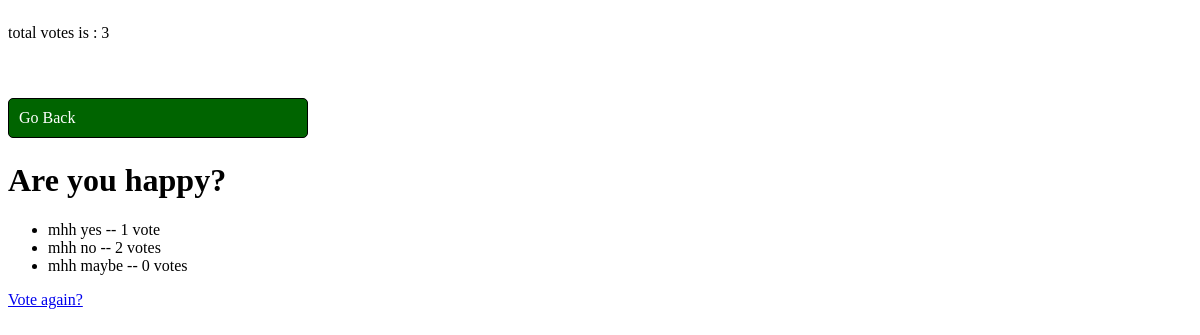
The page /polls/2/results/ on the database as committed earlier.
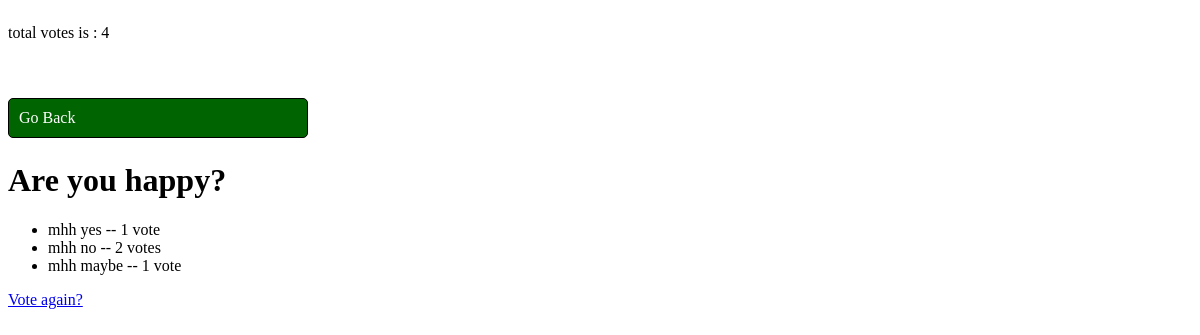
The same page on the database as committed later.
### polls/models.py (models this page shows, shortened)
class Choice(models.Model):
    question = models.ForeignKey(Question, on_delete=models.CASCADE)
    choice_text = models.CharField(max_length=200)
    votes = models.IntegerField(default=0)

### polls/views.py (the view)
# urls.py: path('<int:question_id>/results/', views.results, name='results'),
def results(request, question_id):
    question = get_object_or_404(Question, pk=question_id)
    choice = Choice.objects.filter(question_id=question_id)
    total_votes = choice.aggregate(Sum('votes'))
    template = 'polls/results.html'
    context = {
        'question_id': question_id,
        'total_votes': total_votes,
        'choice': choice,
        'question': question
    }
    return render(request, template, context)

### polls/templates/polls/results.html
{% if total_votes %}
    <div style="width: 300px; display:grid;">
        <p>total votes is : {{ total_votes.votes__sum }}</p>
        <a href="{% url 'polls:detail' question_id %}" style="border: 1px solid black; padding: 10px; margin-top: 40px; margin-bottom: 3px; border-radius: 5px; text-decoration: none; color:white; background-color:darkgreen">
            <span>Go Back</span>
        </a>
    </div>
{% else %}
    <p>No votes.</p>
{% endif %}
<h1>{{ question.question_text }}</h1>
<ul>
{% for choice in question.choice_set.all %}
    <li>{{ choice.choice_text }} -- {{ choice.votes }} vote{{ choice.votes|pluralize }}</li>
{% endfor %}
</ul>
<a href="{% url 'polls:detail' question.id %}">Vote again?</a>

Rows that differ between the two databases and show on the page:
changed Choice "mhh maybe": votes "0" → "1"
Other text that changed with them:
{{ total_votes.votes__sum }}: "3" → "4"
